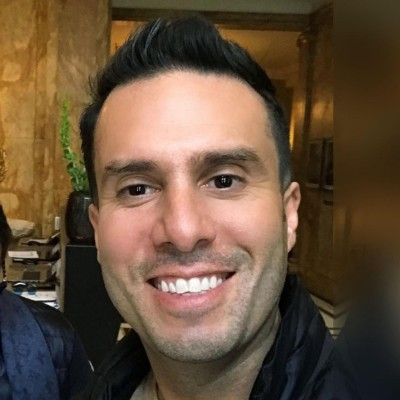
#> input picture intel_system/10 Powerful Examples Of Artificial Intelligence In Use Today_files/3a3c2c86fe75bff1db09bf7dfaaaaf0c.jpeg, 400 x 400 px
$ python -i thresholding.py   (imports and definitions only)
#> lines starting #> are read from the running program, lines starting #| are printed output that depends on the picture; after the words box and inside, x2 and y2 are one past the last pixel; in counts of white or black regions, pixels touching at a corner belong together
import cv2
import numpy as np
import os


class ThresholdImage:
    def __init__(self) -> None:
        self.threshold_images = {}

    def create_threshold_image(self, image_path):
        image_name = os.path.basename(image_path)
        save_path = "static/output_images/threshold"
        saved_image_path = os.path.join(save_path, image_name)

        if not os.path.exists(save_path):
            os.makedirs(save_path)

        image1 = cv2.imread(image_path)
#> image1 is the input picture: shape (400, 400, 3); mean B, G, R 59.5, 79.9, 101.3
        img = cv2.cvtColor(image1, cv2.COLOR_BGR2GRAY)
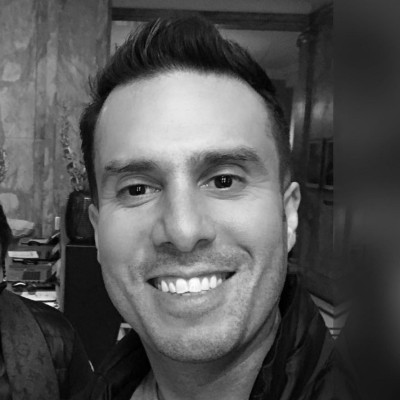
#> img: shape (400, 400); min 0, max 254, mean 84

        ret, thresh1 = cv2.threshold(img, 120, 255, cv2.THRESH_BINARY)
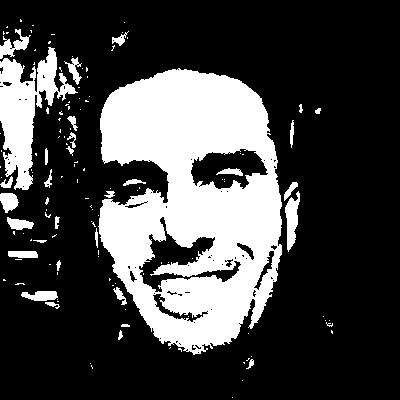
#> thresh1: shape (400, 400); 26.8% white; 134 white regions (102 under 20 px), largest, box (x1, y1, x2, y2) and area: (98, 68, 282, 355) 34681, (0, 47, 78, 190) 4535, (285, 191, 300, 252) 513
        ret, thresh2 = cv2.threshold(img, 120, 255, cv2.THRESH_BINARY_INV)
        ret, thresh3 = cv2.threshold(img, 120, 255, cv2.THRESH_TRUNC)
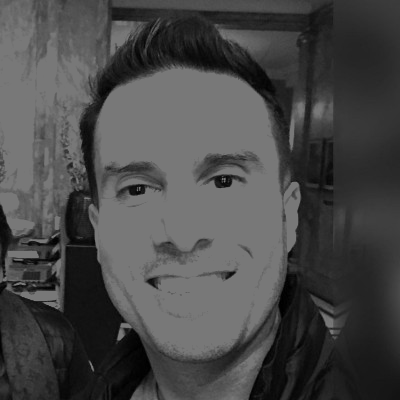
#> thresh3: shape (400, 400); min 0, max 120, mean 72.1
        ret, thresh4 = cv2.threshold(img, 120, 255, cv2.THRESH_TOZERO)
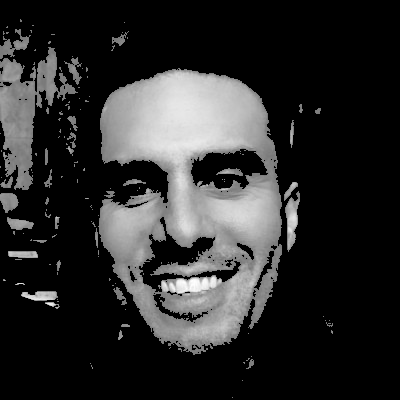
#> thresh4: shape (400, 400); min 0, max 254, mean 44.1
        ret, thresh5 = cv2.threshold(img, 120, 255, cv2.THRESH_TOZERO_INV)
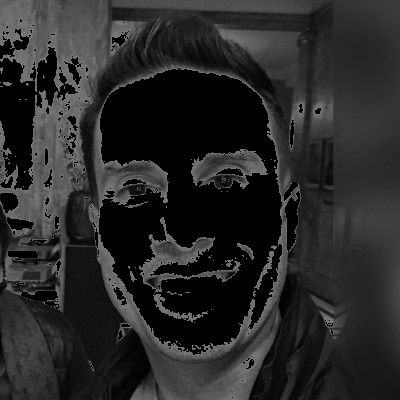
#> thresh5: shape (400, 400); min 0, max 120, mean 39.9

        cv2.imwrite(f"{saved_image_path}_binary_threshold.jpg", thresh1)
        cv2.imwrite(f"{saved_image_path}_binary_threshold_inverted.jpg", thresh2)
        cv2.imwrite(f"{saved_image_path}_truncated_threshold.jpg", thresh3)
        cv2.imwrite(f"{saved_image_path}_set_to_0.jpg", thresh4)
        cv2.imwrite(f"{saved_image_path}_set_to_0_inverted.jpg", thresh5)

        return {
            "original_image": image_path,
            "threshold_images": {
                "binary_threshold": f"{save_path}/{image_name}_binary_threshold.jpg",
                "binary_threshold_inverted": f"{save_path}/{image_name}_binary_threshold_inverted.jpg",
                "truncated_threshold": f"{save_path}/{image_name}_truncated_threshold.jpg",
                "set_to_0": f"{save_path}/{image_name}_set_to_0.jpg",
                "set_to_0_inverted": f"{save_path}/{image_name}_set_to_0_inverted.jpg",
            },
        }

>>> result = ThresholdImage().create_threshold_image('../../intel_system/10 Powerful Examples Of Artificial Intelligence In Use Today_files/3a3c2c86fe75bff1db09bf7dfaaaaf0c.jpeg')

$ run again, on intel_system/10 Powerful Examples Of Artificial Intelligence In Use Today_files/960x0.jpg
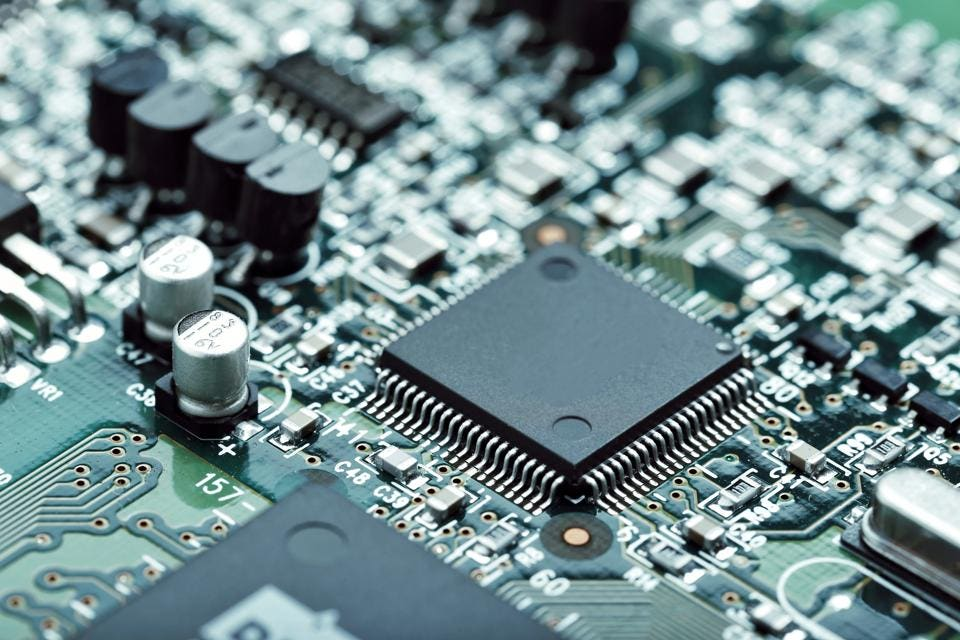
#> input picture intel_system/10 Powerful Examples Of Artificial Intelligence In Use Today_files/960x0.jpg, 960 x 640 px
#> in create_threshold_image, image1 is the input picture: shape (640, 960, 3); mean B, G, R 145.9, 142.9, 119
#> in create_threshold_image, `ret, thresh1 = cv2.threshold(img, 120, 255, cv2.THRESH_BINARY)`:
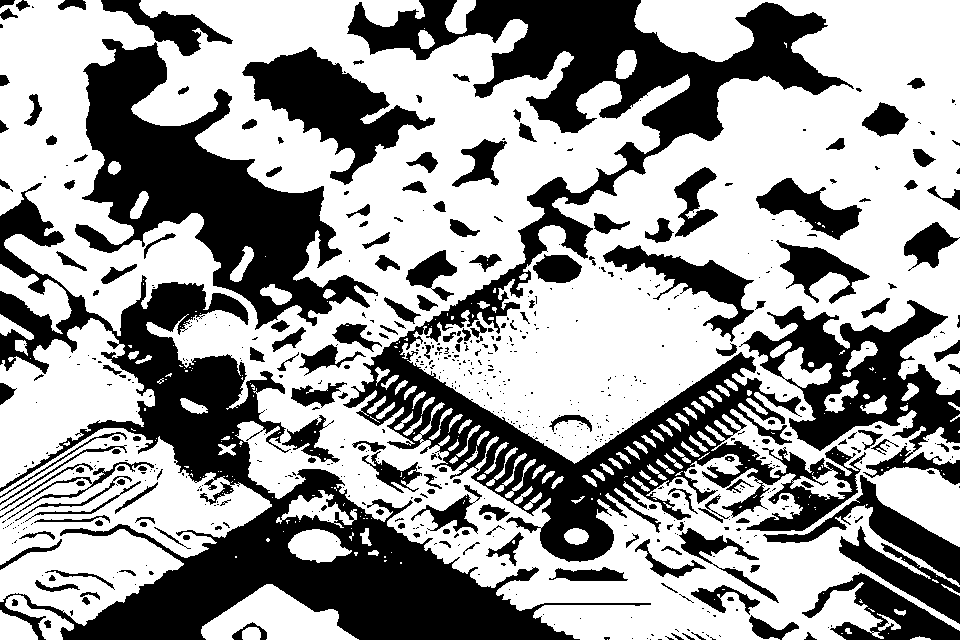
#> thresh1: shape (640, 960); 60.7% white; 666 black regions (467 under 20 px), largest, box (x1, y1, x2, y2) and area: (343, 0, 866, 562) 67948, (0, 183, 651, 640) 60546, (75, 39, 378, 330) 30991
#> in create_threshold_image, `ret, thresh5 = cv2.threshold(img, 120, 255, cv2.THRESH_TOZERO_INV)`:
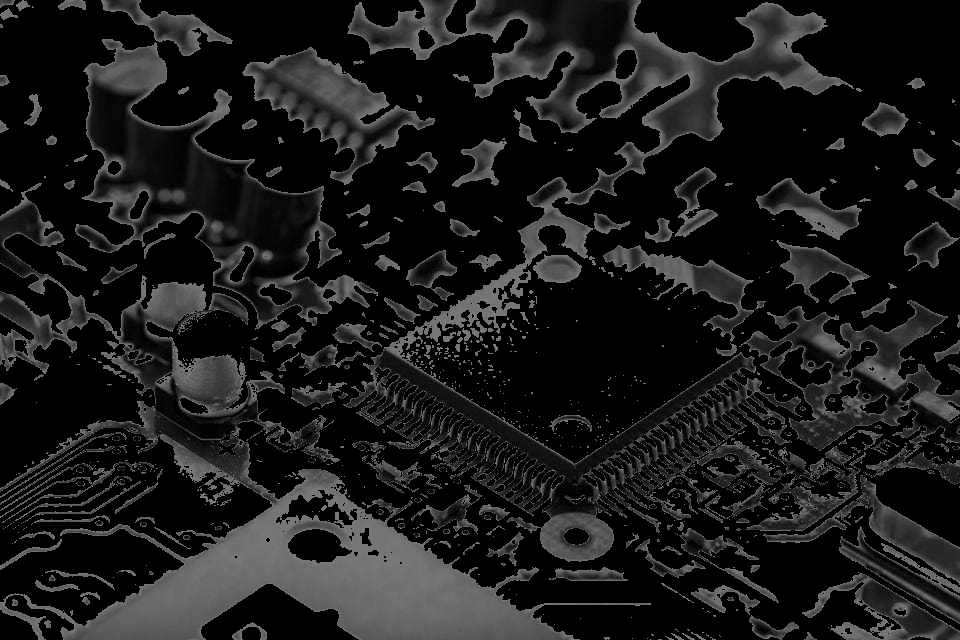
#> thresh5: shape (640, 960); min 0, max 120, mean 26.5
